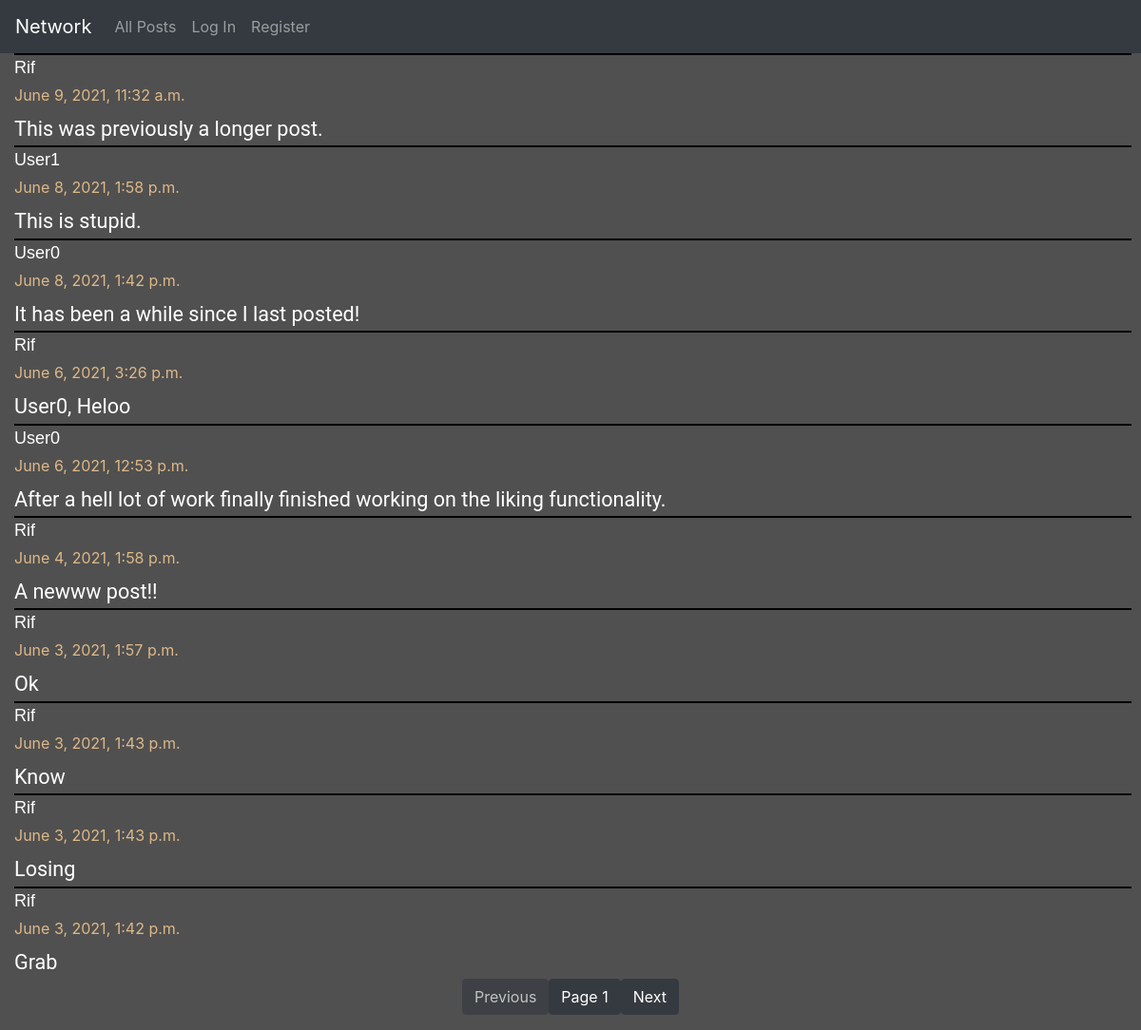
The app's page /, older data.
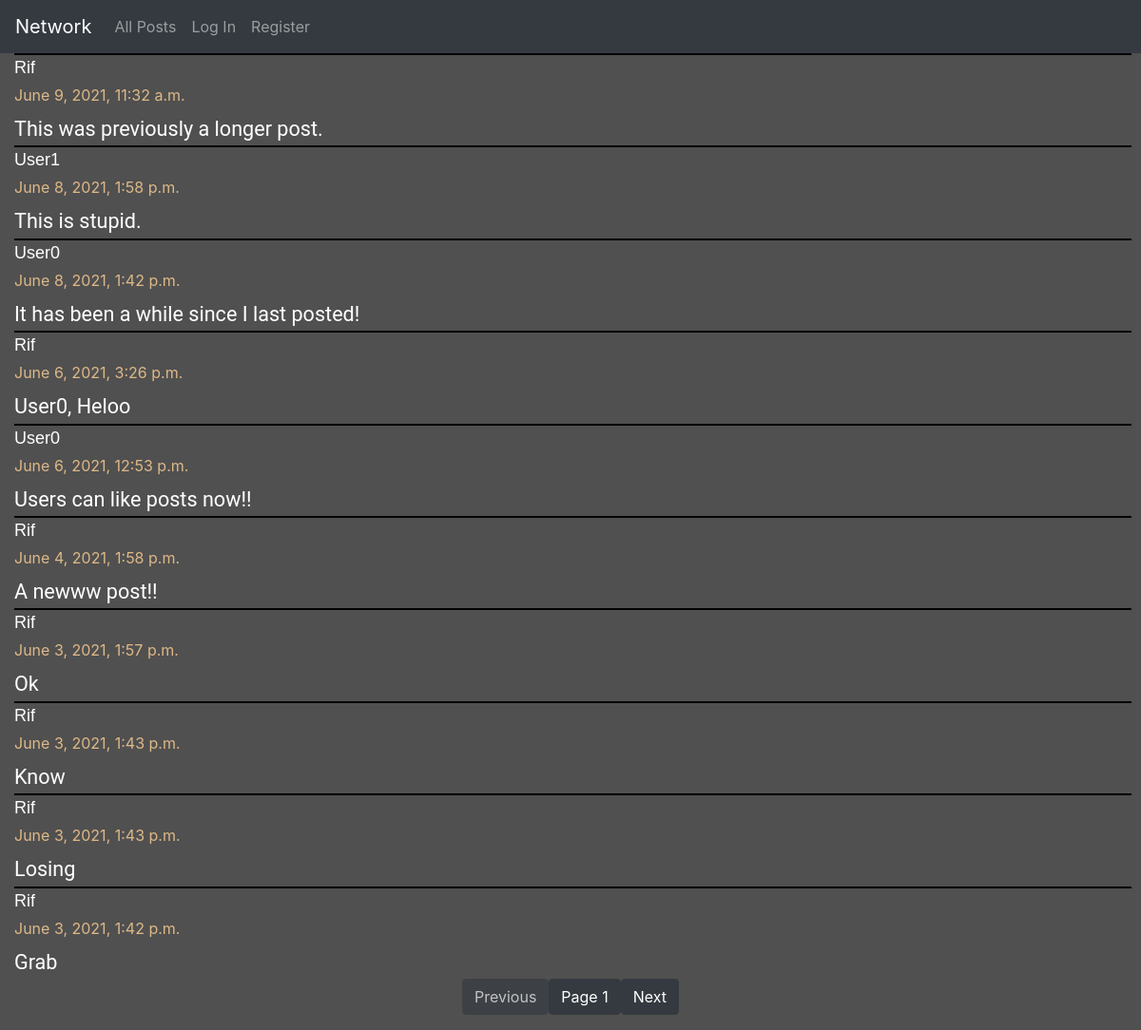
The same page, newer data.
### network/models.py (models this page shows, shortened)
class Posts(models.Model):
    content = models.TextField(blank=False)
    user = models.ForeignKey(User, on_delete=models.CASCADE, related_name="user_posts")
    like = models.IntegerField(default=0)
    time = models.DateTimeField(auto_now_add=True)

class User(AbstractUser):
    pass

### network/views.py (the view)
# urls.py: path("", views.index, name="index"),
def index(request):
    posts = get_page(1)
    liked_posts = liked_list(posts, request.user)
    return render(request, "network/index.html", {
        "posts": posts,
        "liked_posts": liked_posts,
        "pages": "page"
    })

### network/views.py (called while the page is built)
def liked_list(posts, user):
    liked_posts = []
    for post in posts:
        for p in post.liked_usr.all():
            for usr in p.liked_users.all():
                if usr == user:
                    liked_posts.append(post.id)
    return liked_posts

def get_page(page_id):
    posts = Posts.objects.all().order_by('-time')
    return Paginator(posts, 10).page(page_id)

### network/templates/network/index.html (shortened to what this page needs)
{% extends "network/layout.html" %}
{% load static %}
{% block body %}
    <div id="all_posts">
        <div id="posts">
            {% for post in posts %}
                <div class="post-item post-content" id="post-item-{{ post.id }}">
                        <p class="post-user">
                            <a href="{% url 'user-posts' post.user.id 1 %}" class="post-user"> {{ post.user }}</a>
                        </p>
                        <label class="time-data">{{ post.time }}</label>
                        <br/>
                        <div class="post-text" id="post-text-{{ post.id }}">{{ post.content }}</div>
                </div>
            {% endfor %}
        </div>
    </div>
    <nav aria-label="Page navigation">
        <ul class="pagination justify-content-center">
        {% if posts.has_previous %}
          <li>
            <a href="{% url pages posts.previous_page_number %}">
              <button class="btn btn-dark">Previous</button>
            </a>
        </li>
        {% else %}
        <li>
              <button class="btn btn-dark" disabled>Previous</button>
        </li>
        {% endif %}
          <li>
            <a href="#">
                <button class="btn btn-dark">Page {{ posts.number }}</button>
            </a>
        </li>
        {% if posts.has_next %}
          <li>
            <a href="{% url pages posts.next_page_number %}">
                <button class="btn btn-dark">Next</button>
            </a>
          </li>
          {% else %}
            <li>
                <button class="btn btn-dark" disabled>Next</button>
            </li>
        {% endif %}
        </ul>
    </nav>
{% endblock %}

Row changes from the older to the newer data that the page shows:
changed Posts: content "After a hell lot of work finally finished working on the liking functionality." → "Users can like posts now!!"
